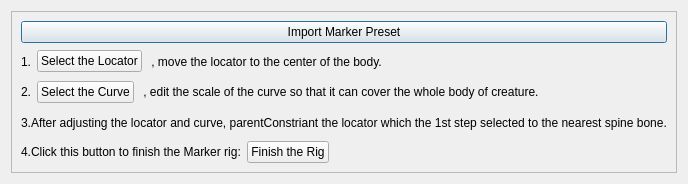
<?xml version="1.0" encoding="UTF-8"?>
<ui version="4.0">
 <class>Dialog</class>
 <widget class="QDialog" name="Dialog">
  <property name="geometry">
   <rect>
    <x>0</x>
    <y>0</y>
    <width>643</width>
    <height>184</height>
   </rect>
  </property>
  <property name="windowTitle">
   <string>Dialog</string>
  </property>
  <layout class="QGridLayout" name="gridLayout">
   <item row="0" column="0">
    <widget class="QFrame" name="frame">
     <property name="frameShape">
      <enum>QFrame::StyledPanel</enum>
     </property>
     <property name="frameShadow">
      <enum>QFrame::Raised</enum>
     </property>
     <layout class="QVBoxLayout" name="verticalLayout">
      <item>
       <layout class="QHBoxLayout" name="horizontalLayout">
        <item>
         <widget class="QPushButton" name="markerBTN">
          <property name="text">
           <string>Import Marker Preset</string>
          </property>
         </widget>
        </item>
       </layout>
      </item>
      <item>
       <layout class="QHBoxLayout" name="horizontalLayout_2">
        <item>
         <widget class="QLabel" name="label">
          <property name="text">
           <string>1.</string>
          </property>
         </widget>
        </item>
        <item>
         <widget class="QPushButton" name="locatorBTN">
          <property name="text">
           <string>Select the Locator</string>
          </property>
         </widget>
        </item>
        <item>
         <widget class="QLabel" name="label_2">
          <property name="text">
           <string> , move the locator to the center of the body.</string>
          </property>
         </widget>
        </item>
        <item>
         <spacer name="horizontalSpacer">
          <property name="orientation">
           <enum>Qt::Horizontal</enum>
          </property>
          <property name="sizeHint" stdset="0">
           <size>
            <width>40</width>
            <height>20</height>
           </size>
          </property>
         </spacer>
        </item>
       </layout>
      </item>
      <item>
       <layout class="QHBoxLayout" name="horizontalLayout_3">
        <item>
         <widget class="QLabel" name="label_3">
          <property name="text">
           <string>2.</string>
          </property>
         </widget>
        </item>
        <item>
         <widget class="QPushButton" name="curveBTN">
          <property name="text">
           <string>Select the Curve</string>
          </property>
         </widget>
        </item>
        <item>
         <widget class="QLabel" name="label_4">
          <property name="text">
           <string> , edit the scale of the curve so that it can cover the whole body of creature.</string>
          </property>
         </widget>
        </item>
        <item>
         <spacer name="horizontalSpacer_2">
          <property name="orientation">
           <enum>Qt::Horizontal</enum>
          </property>
          <property name="sizeHint" stdset="0">
           <size>
            <width>40</width>
            <height>20</height>
           </size>
          </property>
         </spacer>
        </item>
       </layout>
      </item>
      <item>
       <layout class="QHBoxLayout" name="horizontalLayout_4">
        <item>
         <widget class="QLabel" name="label_5">
          <property name="text">
           <string>3.After adjusting the locator and curve, parentConstriant the locator which the 1st step selected to the nearest spine bone.</string>
          </property>
         </widget>
        </item>
        <item>
         <spacer name="horizontalSpacer_3">
          <property name="orientation">
           <enum>Qt::Horizontal</enum>
          </property>
          <property name="sizeHint" stdset="0">
           <size>
            <width>40</width>
            <height>20</height>
           </size>
          </property>
         </spacer>
        </item>
       </layout>
      </item>
      <item>
       <layout class="QHBoxLayout" name="horizontalLayout_5">
        <item>
         <widget class="QLabel" name="label_6">
          <property name="text">
           <string>4.Click this button to finish the Marker rig:</string>
          </property>
         </widget>
        </item>
        <item>
         <widget class="QPushButton" name="finishBTN">
          <property name="text">
           <string>Finish the Rig</string>
          </property>
         </widget>
        </item>
        <item>
         <spacer name="horizontalSpacer_4">
          <property name="orientation">
           <enum>Qt::Horizontal</enum>
          </property>
          <property name="sizeHint" stdset="0">
           <size>
            <width>40</width>
            <height>20</height>
           </size>
          </property>
         </spacer>
        </item>
       </layout>
      </item>
     </layout>
    </widget>
   </item>
  </layout>
 </widget>
 <resources/>
 <connections/>
</ui>
